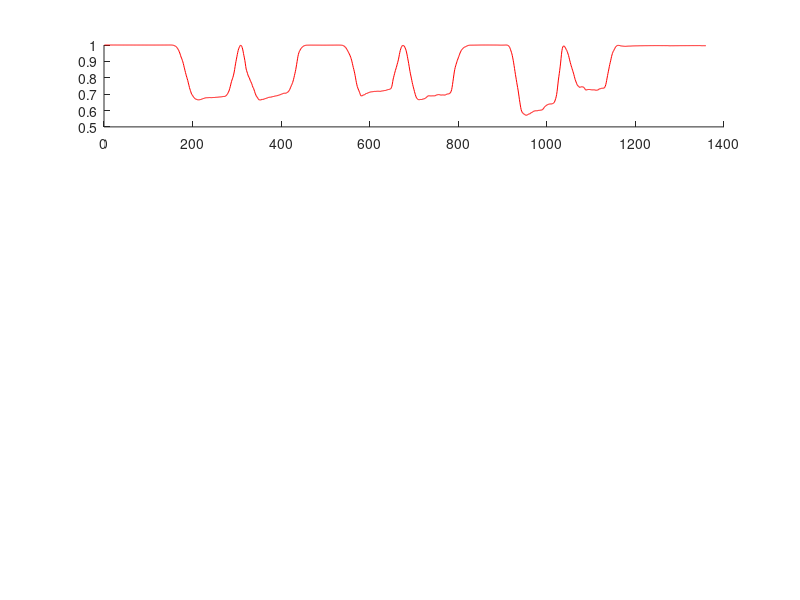

Here is the MATLAB script that generated this plot: (Note: this script raises an error after producing the figure.)
%%read csv file

totalData = 1358;

%time      = dlmread('output2.csv', ',', [0 0 totalData 0]);
m         = dlmread('output2.csv', ',', [0 0 totalData 2]);
g         = dlmread('output2.csv', ',', [0 3 totalData 5]);
a         = dlmread('output2.csv', ',', [0 6 totalData 8]);
q_matlab  = dlmread('output2.csv', ',', [0 9 totalData 12]);
e_matlab  = dlmread('output2.csv', ',', [0 13 totalData 15]);
q_HLS     = dlmread('output2.csv', ',', [0 16 totalData 19]);
e_HLS     = dlmread('output2.csv', ',', [0 20 totalData 22]);
%q_HLS    = dlmread('outputHW.csv', ',', [0 0 totalData 3]);
%e_HLS    = dlmread('outputHW.csv', ',', [0 4 totalData 6]);
q1_HLS    = dlmread('output2.csv', ',', [0 23 totalData 26]);
e1_HLS    = dlmread('output2.csv', ',', [0 27 totalData 29]);

%%%calculate Root Mean Square Error
%for i = 1:3
%  %(q_HLS(i) - q1_HLS(i))    % Errors
%  %(q_HLS(i) - q1_HLS(i)).^2   % Squared Error
%  %mean(q_HLS(i) - q1_HLS(i)).^2)   % Mean Squared Error
%  RMSE_q(i) = sqrt(mean((q_HLS(i) - q1_HLS(i)).^2));  % Root Mean Squared Error
%  RMSE_euler(i) = sqrt(mean((e_HLS(i) - e1_HLS(i)).^2));  % Root Mean Squared Error
%end
%  RMSE_q(4) = sqrt(mean((q_HLS(4) - q1_HLS(4)).^2));  % Root Mean Squared Error

%%calculate Root Mean Square Error
%for i = 1:3
%  %(q_HLS(i) - q1_HLS(i))    % Errors
%  %(q_HLS(i) - q1_HLS(i)).^2   % Squared Error
%  %mean(q_HLS(i) - q1_HLS(i)).^2)   % Mean Squared Error
%  RMSE_q(:,i) = sqrt(mean((q_HLS(:,i) - q1_HLS(:,i)).^2));  % Root Mean Squared Error
%  RMSE_euler(:,i) = sqrt(mean((e_HLS(:,i) - e1_HLS(:,i)).^2));  % Root Mean Squared Error
%end
%  RMSE_q(:,4) = sqrt(mean((q_HLS(:,4) - q1_HLS(:,4)).^2));  % Root Mean Squared Error

for i = 1:3
  %(q_HLS(i) - q1_HLS(i))    % Errors
  %(q_HLS(i) - q1_HLS(i)).^2   % Squared Error
  %mean(q_HLS(i) - q1_HLS(i)).^2)   % Mean Squared Error
  RMSE_q(:,i) = sqrt(mean((q_HLS(:,i) - q_matlab(:,i)).^2));  % Root Mean Squared Error
  RMSE_euler(:,i) = sqrt(mean((e_HLS(:,i) - e_matlab(:,i)).^2));  % Root Mean Squared Error
end
  RMSE_q(:,4) = sqrt(mean((q_HLS(:,4) - q_matlab(:,4)).^2));  % Root Mean Squared Error
  
%for col = 1:3
%  for row = 1: totalData+1
%    RMSE_q(row,col) = sqrt(mean((q_HLS(row,col) - q1_HLS(:,i)).^2));  % Root Mean Squared Error
%  end
% end
disp(RMSE_q);
disp(RMSE_euler);

time = 1:1:totalData+1;

%% plot quaternion comparison
figure('Name', 'quaternion comparison');

axis(1) = subplot(4,1,1);
hold on;
plot(time, q_HLS(:,1), 'r');
plot(time, q1_HLS(:,1), 'g');
plot(time, q_matlab(:,1), 'b');
legend('HLS Software', 'HLS Software1', 'Matlab');
xlabel('Time (s)');
ylabel('q magnitude');
title('quaternion (1)');
hold off;

axis(2) = subplot(4,1,2);
hold on;
plot(time, q_HLS(:,2), 'r');
plot(time, q1_HLS(:,2), 'g');
plot(time, q_matlab(:,2), 'b');
legend('HLS Software', 'HLS Software1', 'Matlab');
xlabel('Time (s)');
ylabel('q magnitude');
title('quaternion (2)');
hold off;

axis(3) = subplot(4,1,3);
hold on;
plot(time, q_HLS(:,3), 'r');
plot(time, q1_HLS(:,3), 'g');
plot(time, q_matlab(:,3), 'b');
legend('HLS Software', 'HLS Software1', 'Matlab');
xlabel('Time (s)');
ylabel('q magnitude');
title('quaternion (3)');
hold off;

axis(4) = subplot(4,1,4);
hold on;
plot(time, q_HLS(:,4), 'r');
plot(time, q1_HLS(:,4), 'g');
plot(time, q_matlab(:,4), 'b');
legend('HLS Software', 'HLS Software1', 'Matlab')
xlabel('Time (s)');
ylabel('q magnitude');
title('quaternion (4)');
hold off;

linkaxes(axis, 'x');

%% plot euler comparison in radians

figure('Name', 'euler comparison');

axis(1) = subplot(3,1,1);
hold on;
plot(time, e_HLS(:,1), 'r');
plot(time, e1_HLS(:,1), 'g');
plot(time, e_matlab(:,1), 'b');
legend('HLS Software', 'HLS Software1', 'Matlab')
xlabel('Time (s)');
ylabel('Angle (rad)');
title('roll (\phi)');
hold off;

axis(2) = subplot(3,1,2);
hold on;
plot(time, e_HLS(:,2), 'r');
plot(time, e1_HLS(:,2), 'g');
plot(time, e_matlab(:,2), 'b');
legend('HLS Software', 'HLS Software1', 'Matlab')
xlabel('Time (s)');
ylabel('Angle (rad)');
title('pitch (\theta)');
hold off;

axis(3) = subplot(3,1,3);
hold on;
plot(time, e_HLS(:,3), 'r');
plot(time, e1_HLS(:,3), 'g');
plot(time, e_matlab(:,3), 'b');
legend('HLS Software', 'HLS Software1', 'Matlab')
xlabel('Time (s)');
ylabel('Angle (rad)');
title('yaw (\psi)');
hold off;

linkaxes(axis, 'x');